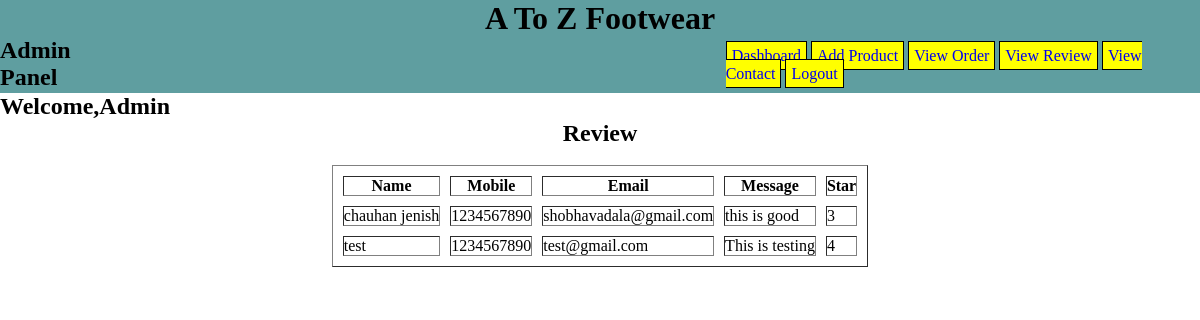
The app's page /Admin/review.php (signed in) with its own data.
### tables this page shows
CREATE TABLE `review_data` (
  `user_id` int(11) NOT NULL,
  `Name` varchar(30) NOT NULL,
  `Mobile_No` int(10) NOT NULL,
  `Email` varchar(30) NOT NULL,
  `Message` varchar(50) NOT NULL,
  `Review` varchar(10) NOT NULL
);

### Admin/review.php (the view, shortened to what this page needs)
<?php
include 'AdminHeader.php';
include '../db_conn.php';
$qry="SELECT * FROM review_data";
$result=mysqli_query($con,$qry);
if (isset($_SESSION['username']) && $_SESSION['password'])
{
?>
<center><h2>Review</h2><br>
	<table border="1" cellspacing="10">
		<tr>
			<th>Name</th>
			<th>Mobile</th>
			<th>Email</th>
			<th>Message</th>
			<th>Star</th>
		</tr>
<?php
while ($row=mysqli_fetch_assoc($result))
{?>
		<tr>
			<td><?php echo $row['Name'];?></td>
			<td><?php echo $row['Mobile_No'];?></td>
			<td><?php echo $row['Email'];?></td>
			<td><?php echo $row['Message'];?></td>
			<td><?php echo $row['Review'];?></td>
		</tr>
</center>
<?php
}
}
else
{
	include 'login.php';
}
?>

### Admin/AdminHeader.php (style rules this page uses)
* { margin: 0; padding: 0; box-sizing: border-box; }

### records on screen
review_data: Name "chauhan jenish", Mobile_No "1234567890", Email "shobhavadala@gmail.com", Message "this is good", Review "3"
review_data: Name "test", Mobile_No "1234567890", Email "test@gmail.com", Message "This is testing", Review "4"
